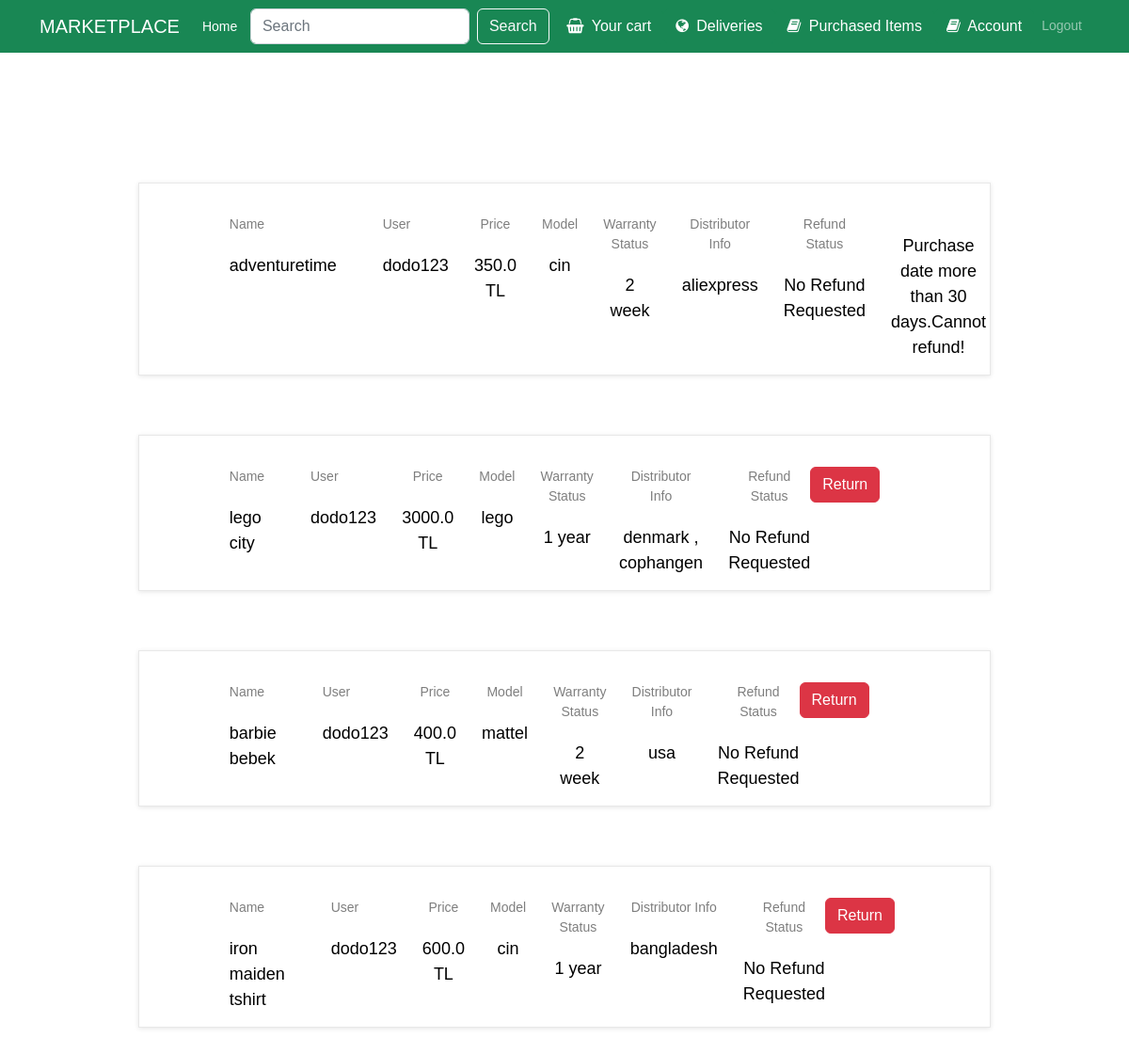
Page /purchased (signed in) on the earlier database version.
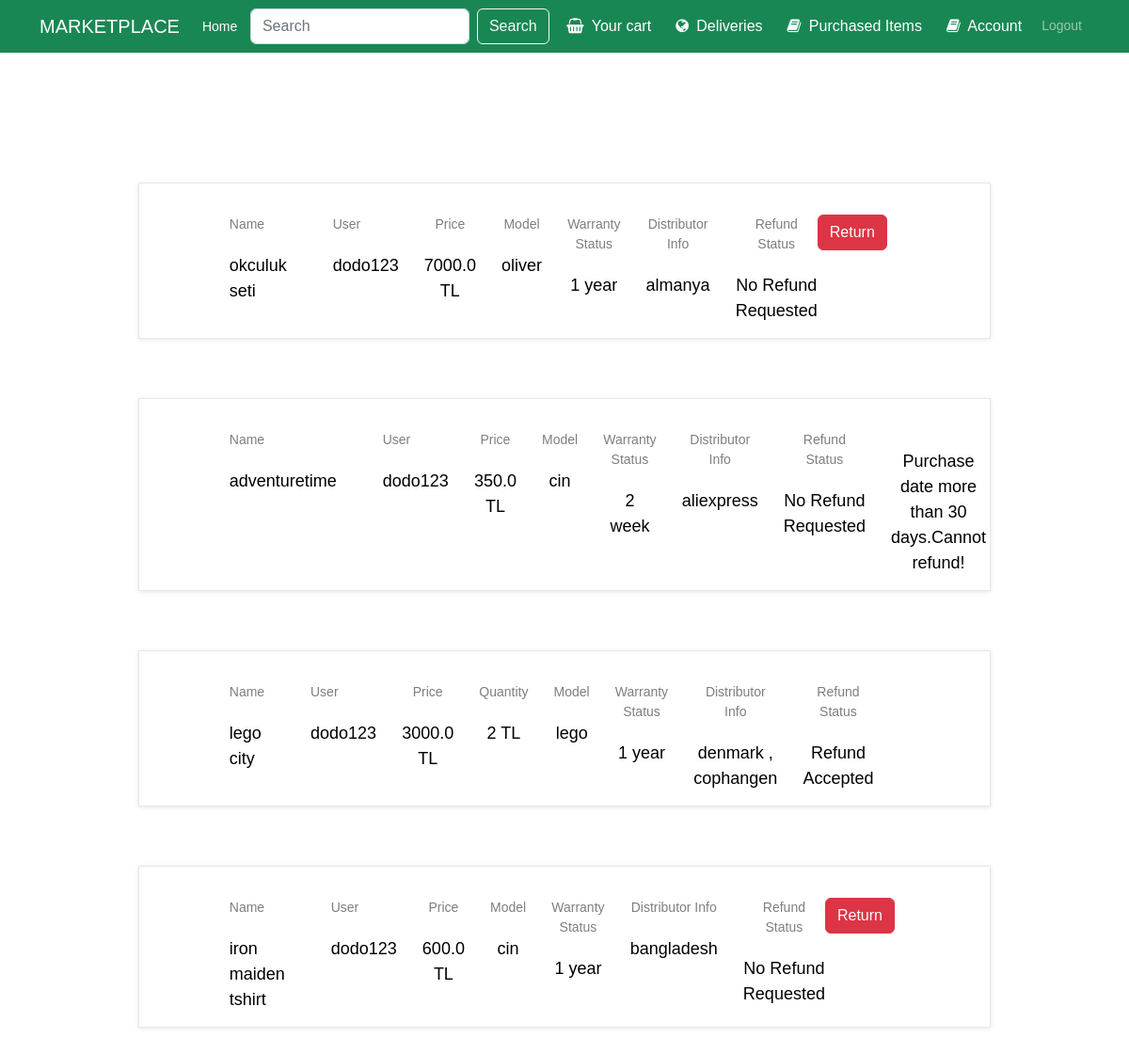
Same page on the later database version.
### Cart/models.py (models this page shows, shortened)
class PurchaseHistory(models.Model):
    ID = models.IntegerField(primary_key=True,unique=True,default=0)
    product = models.ForeignKey(PurchasedProduct,related_name="purchase_history",on_delete=models.CASCADE)
    user = models.ForeignKey(Users,related_name="purchase_history",on_delete=models.CASCADE)
    date_added = models.DateTimeField(default=timezone.now)
    refund_requested = models.BooleanField(verbose_name='Refund Requested',default=False)
    refund_accepted = models.BooleanField(verbose_name='Refund Accepted',default=False)
    class Meta:
        verbose_name_plural = "Purchase Histories"

### Product/models.py (models this page shows, shortened)
class PurchasedProduct(models.Model):
    ID = models.IntegerField(primary_key=True)
    name = models.CharField(max_length=100)
    model = models.CharField(max_length=100)
    number = models.IntegerField()
    description = models.TextField()
    price = models.FloatField(default=0)
    warranty_status = models.CharField(max_length=100)
    distributor_info = models.TextField()
    user = models.ForeignKey(settings.AUTH_USER_MODEL, on_delete=models.CASCADE)
    quantity = models.IntegerField()
    purchased_price = models.FloatField(default=0)

class Users(AbstractBaseUser,PermissionsMixin):
    username_validator = UnicodeUsernameValidator()
    ID = models.AutoField(primary_key=True)
    email = models.EmailField(blank=True,default='')
    first_name = models.CharField(max_length=150,default='',blank=True)
    last_name = models.CharField(max_length=150,default='',blank=True)
    is_active = models.BooleanField(default=True,help_text=
            "Designates whether this user should be treated as active. "
            "Unselect this instead of deleting accounts."
    )
    is_superuser = models.BooleanField(default=False)
    is_staff = models.BooleanField(default=False,help_text="Designates whether the user can log into this admin site.")
    username = models.CharField(max_length=150,
        unique=True,
        help_text=(
            "Required. 150 characters or fewer. Letters, digits and @/./+/-/_ only."
        ),
        validators=[username_validator],
        error_messages={
            "unique": "A user with that username already exists.",
        }
    )
    tax_ID = models.IntegerField(default=0)
    home_address = models.TextField(blank=True,null=True)
    role = models.CharField(max_length=100,default='customer')
    date_joined = models.DateTimeField(default=timezone.now)
    last_login = models.DateTimeField(blank=True,null=True)
    objects = MyUserManager()
    REQUIRED_FIELDS = []
    USERNAME_FIELD = "username"
    def __str__(self):
        return self.username
    class Meta:
        verbose_name = 'User'
        verbose_name_plural = 'Users'

### Main/views.py (the view, shortened to what this page needs)
# urls.py: path("purchased",views.purchased,name="purchased_items"),
def purchased(request):
    if request.method == "POST":
        command = request.POST.get("command")
        purchased_id = request.POST.get("product_id")
        if command == "return":
            purchased_product = get_object_or_404(PurchaseHistory,pk=purchased_id)
            refund = Refund.objects.create(ID = Refund.objects.count() + 1,product = purchased_product.product,
            user = purchased_product.user)
            refund.save()
            purchased_product.refund_requested = True
            purchased_product.save()
            history = PurchaseHistory.objects.filter(user = request.user)
            days_remain = DaysRemain(history)
            return render(request,"purchased.html",{"products":history,"days":days_remain})
    else:
        if request.user.is_authenticated:
            it = 0
            if Refund.objects.count() != 0:
                refunds = Refund.objects.filter(user = request.user)
                for refund in refunds:
                    if refund.Approved == True:
                        said_purchased_product = refund.product
                        said_product = InStockProduct.objects.get(name = said_purchased_product.name)
                        purchased_item = PurchaseHistory.objects.filter(product = said_purchased_product)
                        purchased_item = purchased_item[it]
                        if purchased_item.refund_accepted == True:
                            pass
                    else:
                        it += 1
                        continue
                    it += 1
            purchased_history = PurchaseHistory.objects.filter(user = request.user)
            days_remain = DaysRemain(purchased_history)
            return render(request,"purchased.html",{"products":purchased_history,"days":days_remain})
        else:
            products = []
            return render(request,"purchased.html",{"products":products})

### Main/templates/purchased.html (shortened to what the changed rows need)
{% extends 'base.html' %}
{% load static %}
{% load cart_filter %}
{% block link %}
<link rel="stylesheet" type="text/css" href="{% static 'cart.css' %}">
{% endblock %}
{% block content %}
<div class="container mt-3">
<div class="cart_section">
    {% if request.user.is_authenticated %}
        {% if products|length == 0 %}
        <h5 class="alert-heading col-lg-10"> There are no purchases</h5>
        {% else %}
        <div class="container-fluid">
            <div class="row">
                <div class="col-lg-10 offset-lg-1">
                    <div class="cart_container">
                        <div class="cart_items">
                            <br>
                            {% for product in products %}
                            <ul class="cart_list">
                                <li class="cart_item clearfix">
                                    <div class="cart_item_info d-flex flex-md-row flex-column justify-content-between">
                                        {% if product.refund_requested and product.refund_accepted == False %}
                                            <div class="cart_item_name cart_info_col">
                                                <div class="cart_item_title">Name</div>
                                                <div class="cart_item_text">{{product.product.name}}</div>
                                            </div>
                                            <div class="cart_item_name cart_info_col">
                                                <div class="cart_item_title">User</div>
                                                <div class="cart_item_text">{{product.user}}</div>
                                            </div>
                                            {% if product.product.purchased_price == 0 %}
                                            <div class="cart_item_price cart_info_col">
                                                <div class="cart_item_title">Price</div>
                                                <div class="cart_item_text">{{product.product.price}} TL</div>
                                            </div>
                                            {% else %}
                                            <div class="cart_item_price cart_info_col">
                                                <div class="cart_item_title">Price</div>
                                                <div class="cart_item_text">{{product.product.purchased_price}} TL</div>
                                            </div>
                                            {% endif %}
                                            <div class="cart_item_total cart_info_col">
                                                <div class="cart_item_title">Model</div>
                                                <div class="cart_item_text">{{product.product.model}}</div>
                                            </div>
                                            <div class="cart_item_total cart_info_col">
                                                <div class="cart_item_title">Warranty Status</div>
                                                <div class="cart_item_text">{{product.product.warranty_status}}</div>
                                            </div>
                                            <div class="cart_item_total cart_info_col">
                                                <div class="cart_item_title">Distributor Info</div>
                                                <div class="cart_item_text">{{product.product.distributor_info}}</div>
                                            </div>
                                            <div class="cart_item_total cart_info_col">
                                                <div class="cart_item_title">Refund Status</div>
                                                <div class="cart_item_text">Refund Requested</div>
                                            </div>
                                        {% elif product.refund_requested and product.refund_accepted %}
                                            <div class="cart_item_name cart_info_col">
                                                <div class="cart_item_title">Name</div>
                                                <div class="cart_item_text">{{product.product.name}}</div>
                                            </div>
                                            <div class="cart_item_name cart_info_col">
                                                <div class="cart_item_title">User</div>
                                                <div class="cart_item_text">{{product.user}}</div>
                                            </div>
                                            {% if product.product.purchased_price == 0 %}
                                            <div class="cart_item_price cart_info_col">
                                                <div class="cart_item_title">Price</div>
                                                <div class="cart_item_text">{{product.product.price}} TL</div>
                                            </div>
                                            {% else %}
                                            <div class="cart_item_price cart_info_col">
                                                <div class="cart_item_title">Price</div>
                                                <div class="cart_item_text">{{product.product.purchased_price}} TL</div>
                                            </div>
                                            {% endif %}
                                            <div class="cart_item_price cart_info_col">
                                                <div class="cart_item_title">Quantity</div>
                                                <div class="cart_item_text">{{product.product.quantity}} TL</div>
                                            </div>
                                            <div class="cart_item_total cart_info_col">
                                                <div class="cart_item_title">Model</div>
                                                <div class="cart_item_text">{{product.product.model}}</div>
                                            </div>
                                            <div class="cart_item_total cart_info_col">
                                                <div class="cart_item_title">Warranty Status</div>
                                                <div class="cart_item_text">{{product.product.warranty_status}}</div>
                                            </div>
                                            <div class="cart_item_total cart_info_col">
                                                <div class="cart_item_title">Distributor Info</div>
                                                <div class="cart_item_text">{{product.product.distributor_info}}</div>
                                            </div>
                                            <div class="cart_item_total cart_info_col">
                                                <div class="cart_item_title">Refund Status</div>
                                                <div class="cart_item_text">Refund Accepted</div>
                                            </div>
                                        {% else %}
                                        <div class="cart_item_name cart_info_col">
                                            <div class="cart_item_title">Name</div>
                                            <div class="cart_item_text">{{product.product.name}}</div>
                                        </div>
                                        <div class="cart_item_name cart_info_col">
                                            <div class="cart_item_title">User</div>
                                            <div class="cart_item_text">{{product.user}}</div>
                                        </div>
                                        {% if product.product.purchased_price == 0 %}
                                            <div class="cart_item_price cart_info_col">
                                                <div class="cart_item_title">Price</div>
                                                <div class="cart_item_text">{{product.product.price}} TL</div>
                                            </div>
                                        {% else %}
                                        <div class="cart_item_price cart_info_col">
                                            <div class="cart_item_title">Price</div>
                                            <div class="cart_item_text">{{product.product.purchased_price}} TL</div>
                                        </div>
                                        {% endif %}
                                        <div class="cart_item_total cart_info_col">
                                            <div class="cart_item_title">Model</div>
                                            <div class="cart_item_text">{{product.product.model}}</div>
                                        </div>
                                        <div class="cart_item_total cart_info_col">
                                            <div class="cart_item_title">Warranty Status</div>
                                            <div class="cart_item_text">{{product.product.warranty_status}}</div>
                                        </div>
                                        <div class="cart_item_total cart_info_col">
                                            <div class="cart_item_title">Distributor Info</div>
                                            <div class="cart_item_text">{{product.product.distributor_info}}</div>
                                        </div>
                                        <div class="cart_item_total cart_info_col">
                                            <div class="cart_item_title">Refund Status</div>
                                            <div class="cart_item_text">No Refund Requested</div>
                                        </div>
                                            {% if days|get_item:product <= 30 %}
                                                <form method="post" class="justify-content-center"
                                                    action="{% url 'purchased_items' %}">
                                                    <button class="btn btn-danger" type="submit">Return</button>
                                                </form>
                                            {% else %}
                                            <div class="cart_item_total cart_info_col">
                                                <div class="cart_item_text">Purchase date more than 30 days.Cannot refund!</div>
                                            </div>
                                            {% endif %}
                                        {% endif %}
                                    </div>
                                </li>
                            </ul>
                            <br>
                            <br>
                            <br>
                            {% endfor %}
                        </div>
                    </div>
                </div>
            </div>
        </div>
        {% endif %}
    {% else %}
    <h5 class="alert-heading col-lg-10"> You are not logged in</h5>
    <h5 class="alert-heading col-lg-10">Please log in to see your purchases.</h5>
    {% endif %}
</div>
</div>
{% endblock %}

Differences in the rows shown:
removed PurchaseHistory: product.name "barbie bebek", user "dodo123", product.price "400.0", product.model "mattel", product.warranty_status "2 week", product.distributor_info "usa"
added PurchaseHistory: product.name "okculuk seti", user "dodo123", product.price "7000.0", product.model "oliver", product.warranty_status "1 year", product.distributor_info "almanya"
changed PurchaseHistory "lego city": product.quantity (not shown) → "2"; refund_requested "No Refund Requested Return" → "Quantity Refund Accepted"
